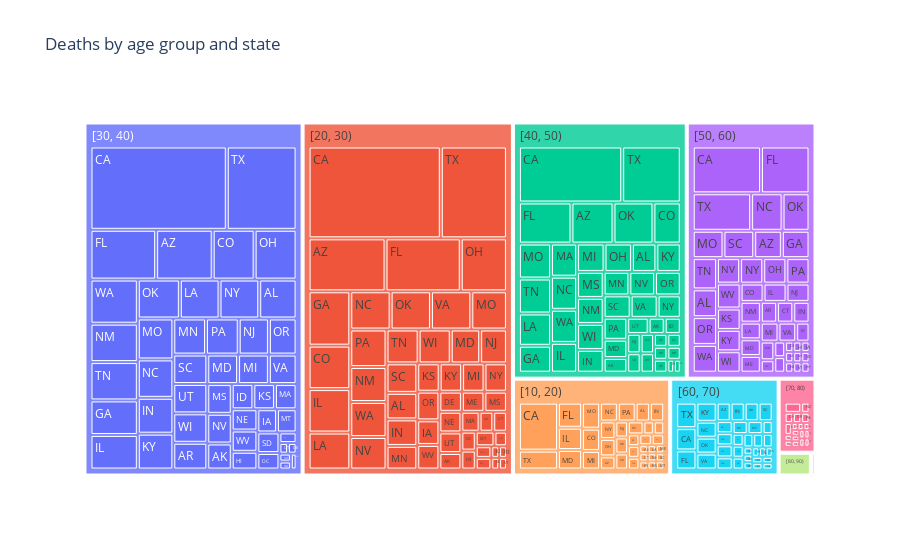

Here is the notebook cell this chart was saved with:
### Code cell
age_bin_state_graph = px.treemap(
    age_bin_state,
    path=["age_bin", "state"],  # hierarchy
    values="count",  # column controlling area of each rectangle
    title="Deaths by age group and state",
)
age_bin_state_graph.show()

### Figure 1 — Plotly figure (JSON) as saved in the notebook; plotly's stock layout.template omitted (floating-point values rounded to 4 significant figures; data arrays with more than 128 entries replaced by an {"elided": "..."} marker saying what was removed)
{"data": [{"branchvalues": "total", "domain": {"x": [0, 1], "y": [0, 1]}, "hovertemplate": "labels=%{label}<br>count=%{value}<br>parent=%{parent}<br>id=%{id}<extra></extra>", "ids": {"elided": "468 str values"}, "labels": {"elided": "468 str values"}, "name": "", "parents": {"elided": "468 str values"}, "type": "treemap", "values": {"elided": "468 float values"}}], "layout": {"legend": {"tracegroupgap": 0}, "title": {"text": "Deaths by age group and state"}}}
